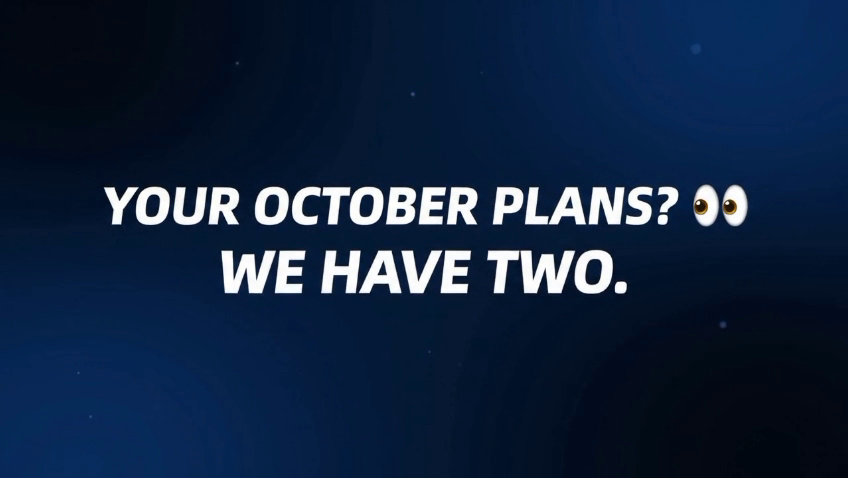
#> input picture frame 24 of Video.mp4, 848 x 478 px
$ python make_video.py
#> lines starting #> are read from the running program, lines starting #| are printed output that depends on the picture
import cv2 as cv
import numpy as np
import os

# Input video
input_video = 'Video.mp4'

# Output folder banao (agar nahi hai toh)
if not os.path.exists('hard_videos'):
    os.makedirs('hard_videos')

# 1. Original Video Load Karo
cap = cv.VideoCapture(input_video)
fps = int(cap.get(cv.CAP_PROP_FPS))
w = int(cap.get(cv.CAP_PROP_FRAME_WIDTH))
h = int(cap.get(cv.CAP_PROP_FRAME_HEIGHT))
fourcc = cv.VideoWriter_fourcc(*'mp4v')

# Writers (3 alag videos save karne ke liye)
out_dark = cv.VideoWriter('hard_videos/dark_video.mp4', fourcc, fps, (w, h))
out_blur = cv.VideoWriter('hard_videos/blur_video.mp4', fourcc, fps, (w, h))
out_noise = cv.VideoWriter('hard_videos/noise_video.mp4', fourcc, fps, (w, h))

print("Video process ho rahi hai... thoda time lagega.")

while True:
    ret, frame = cap.read()
#> frame is the input picture: shape (478, 848, 3); mean B, G, R 63.8, 36.7, 17.9
    if not ret:
        break

    # ==========================================
    # 1. DARKEN (Andhera)
    # Har pixel ki value 0.4 se multiply kardo (40% brightness)
    # ==========================================
    dark_frame = cv.convertScaleAbs(frame, alpha=0.4, beta=0)
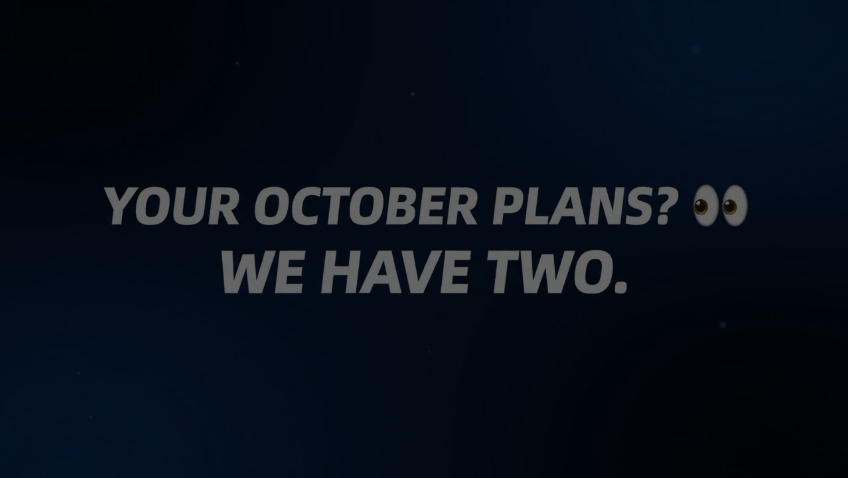
#> dark_frame: shape (478, 848, 3); mean B, G, R 25.5, 14.7, 7.1
    out_dark.write(dark_frame)

    # ==========================================
    # 2. BLUR (Dhundla)
    # GaussianBlur lagao. (21, 21) ka matlab blur kitna hai. Bada number = zyada blur.
    # ==========================================
    blur_frame = cv.GaussianBlur(frame, (21, 21), 0)
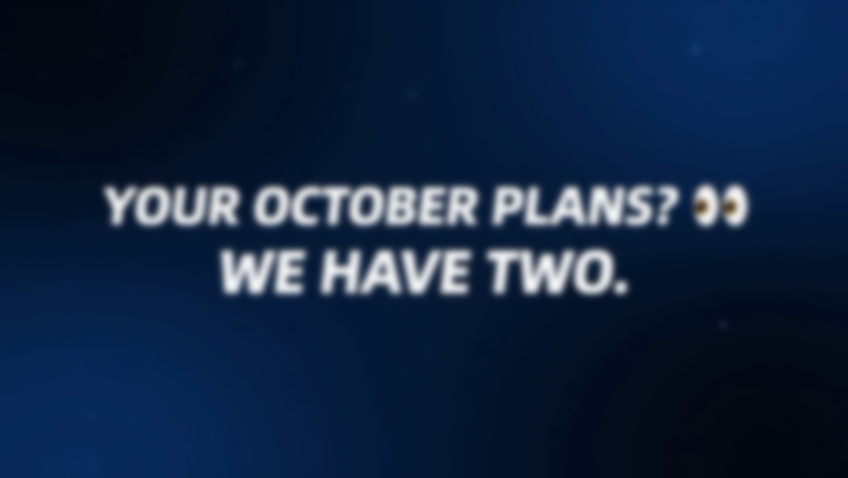
#> blur_frame: shape (478, 848, 3); mean B, G, R 63.8, 36.7, 17.9
    out_blur.write(blur_frame)

    # ==========================================
    # 3. NOISE (Dana / Gaussian Noise add karna)
    # ==========================================
    # Normal distribution se random noise generate karo
    noise = np.random.normal(0, 40, frame.shape).astype('uint8')
    # Original frame mein noise add kardo
    noise_frame = cv.add(frame, noise)
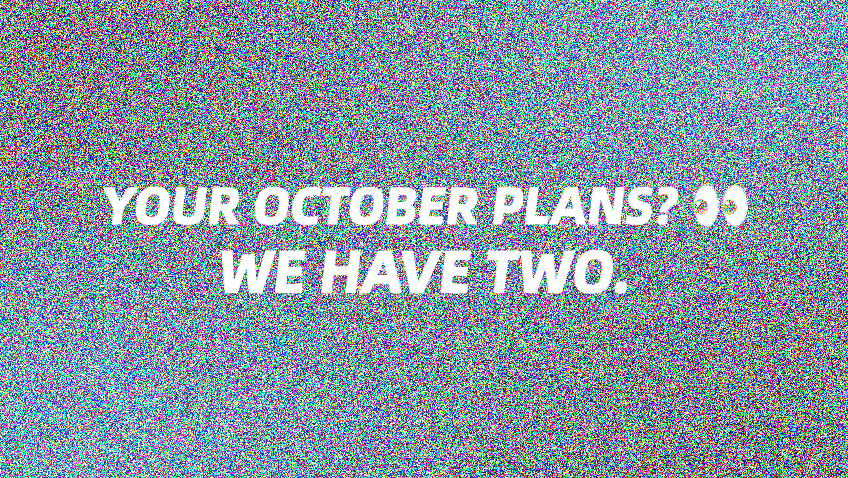
#> noise_frame: shape (478, 848, 3); mean B, G, R 170.1, 152.4, 136.6
    out_noise.write(noise_frame)

# Cleanup
cap.release()
out_dark.release()
out_blur.release()
out_noise.release()

print("Done! 'hard_videos' folder mein 3 videos ban gayi hain.")

$ run again, starting later in the video
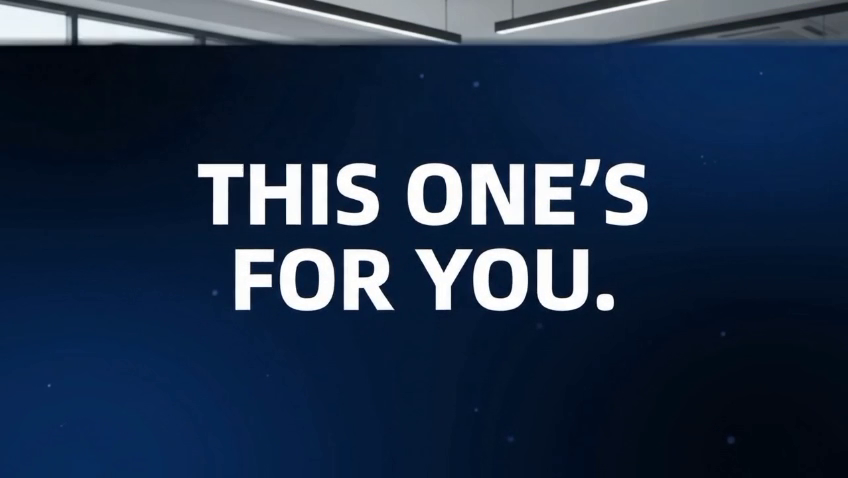
#> input picture frame 108 of Video.mp4, 848 x 478 px
#> frame is the input picture: shape (478, 848, 3); mean B, G, R 73.4, 48.8, 31.6
#> `dark_frame = cv.convertScaleAbs(frame, alpha=0.4, beta=0)`:
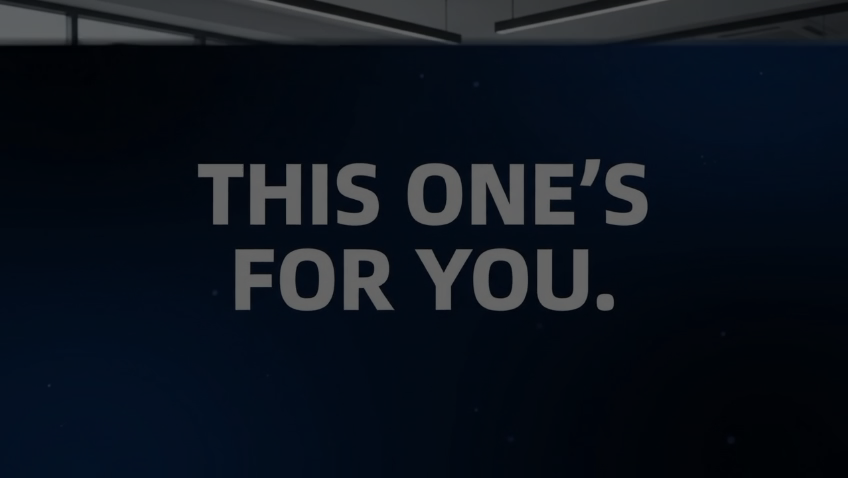
#> dark_frame: shape (478, 848, 3); mean B, G, R 29.3, 19.5, 12.6
#> `noise_frame = cv.add(frame, noise)`:
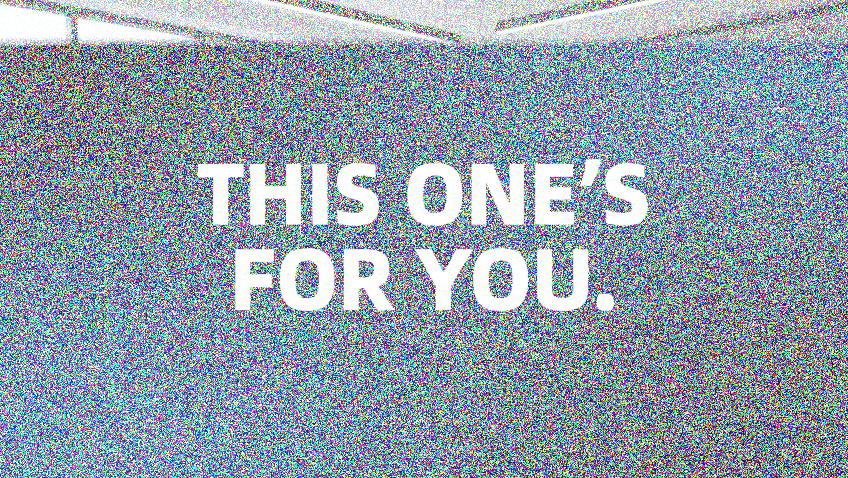
#> noise_frame: shape (478, 848, 3); mean B, G, R 174.9, 159, 144.8
